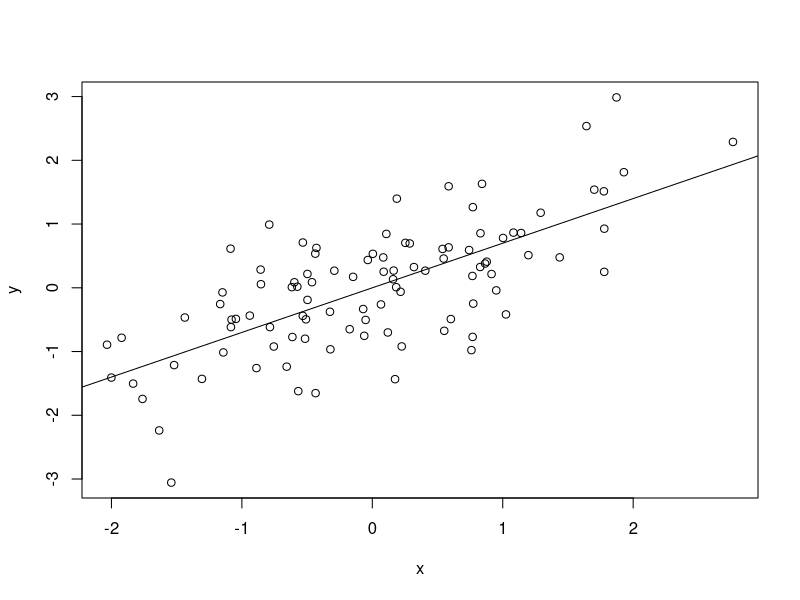
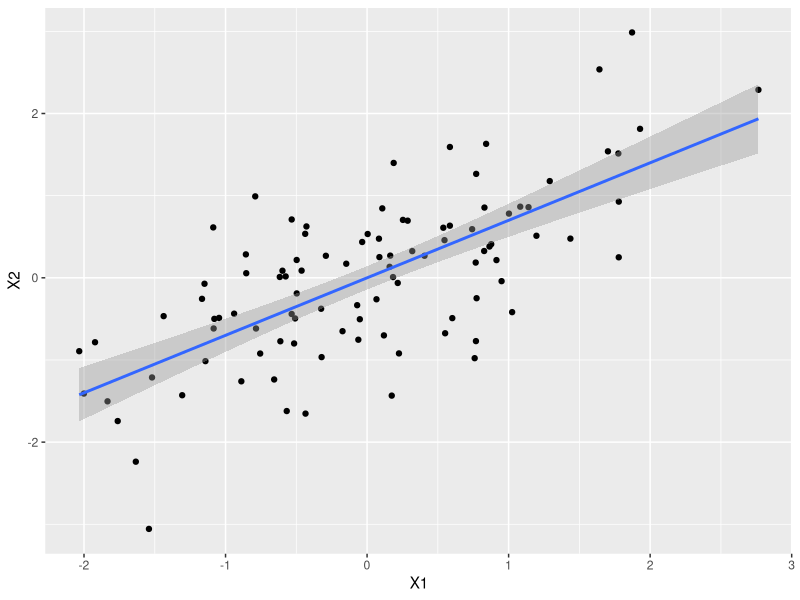

Write R code to recreate these figures, in order.
# -------------------------------------------
# Example script 
# Workshop: Git for Psychological Research
# -------------------------------------------

# To demonstrate how to use version control, we will compute a correlation 
# coefficient using simulated data


# 0.) install and load packages

# uncomment the following line if you haven't installed the MASS package
# install.packages(MASS) 
library("MASS")


# 1.) simulate data

samples = 100 # number of samples to draw
r = 0.70 # pre-specified correlation coefficient

data = mvrnorm(n=samples, mu=c(0, 0), # draw # of samples from multivar norm distribution
               Sigma=matrix(c(1, r, r, 1), nrow=2), # specifiy correlation matrix
               empirical=TRUE) 

x = data[, 1]  # standard normal (mu=0, sd=1)
y = data[, 2]  # standard normal (mu=0, sd=1)


# 2.) calculate correlation coefficient

cor(x, y)


# 3.) plot data

plot(x,y)
abline(lm(x ~ y))


#alternative plot-Version
library(tidyverse)
daten <- data.frame(data)

ggplot(daten, aes(x = X1, y = X2)) +
  geom_point() +
  geom_smooth(method = "lm")

            
